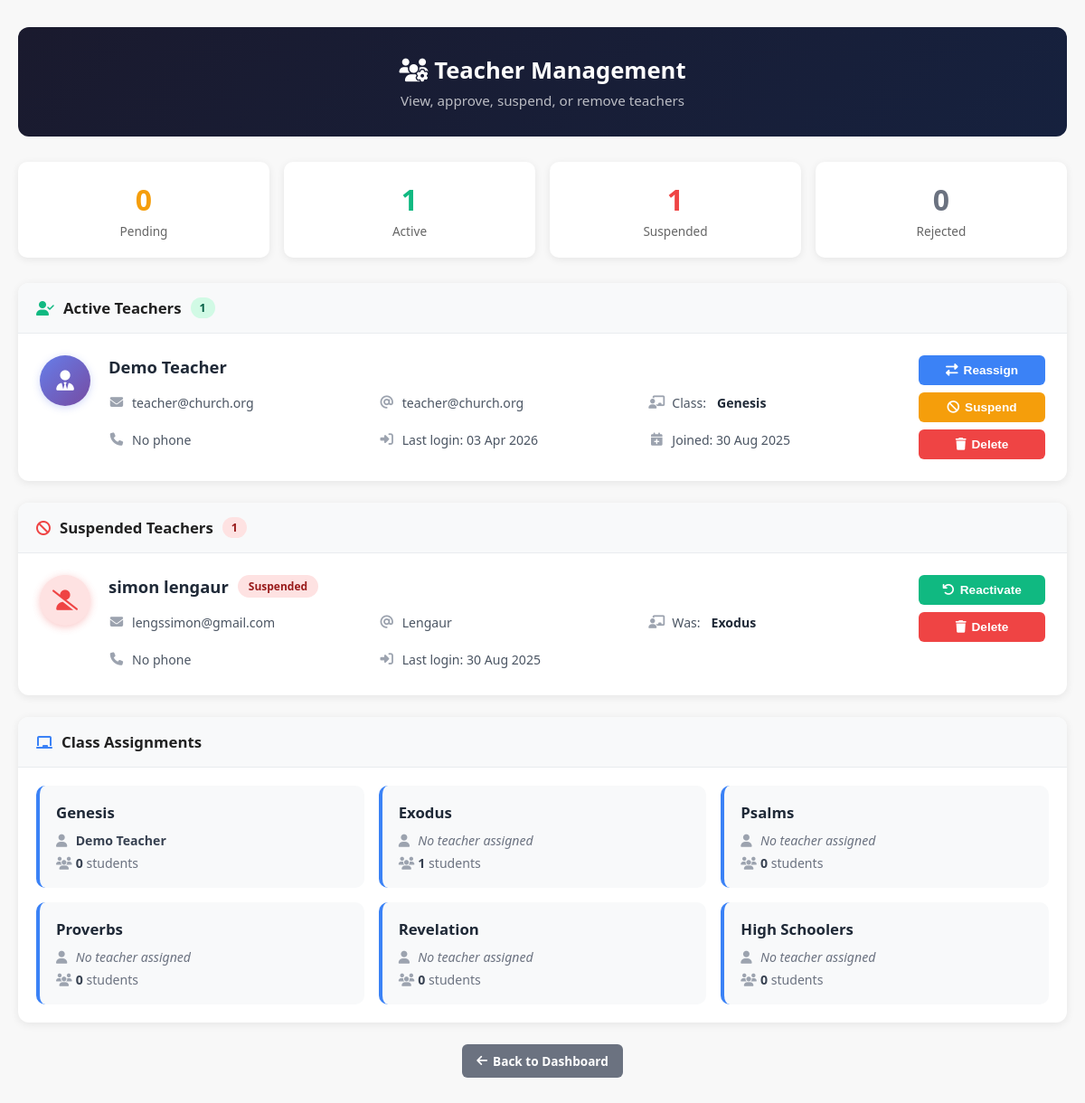
The app's page /admin/teachers (signed in) with its own data.
### app.py (models this page shows)
class User(db.Model):
    id = db.Column(db.Integer, primary_key=True)
    username = db.Column(db.String(80), unique=True, nullable=False)
    password = db.Column(db.String(120), nullable=False)
    role = db.Column(db.String(20), nullable=False, default="teacher")
    full_name = db.Column(db.String(100), nullable=True)
    email = db.Column(db.String(100), unique=True, nullable=True)
    phone = db.Column(db.String(20), nullable=True)
    assigned_class = db.Column(db.String(50), nullable=True)
    preferred_class = db.Column(db.String(50), nullable=True)
    status = db.Column(db.String(20), nullable=False, default="pending")
    registration_message = db.Column(db.Text, nullable=True)
    approved_by = db.Column(db.Integer, db.ForeignKey('user.id'), nullable=True)
    approved_at = db.Column(db.DateTime, nullable=True)
    last_login = db.Column(db.DateTime, nullable=True)
    created_at = db.Column(db.DateTime, nullable=False, default=datetime.now)

### app.py (the view)
@app.route('/admin/teachers', methods=['GET'])
def admin_teachers():
    if not session.get("role") == "admin":
        flash("Access denied.", "danger")
        return redirect(url_for("dashboard"))
    pending_teachers = User.query.filter_by(status='pending', role='teacher').all()
    active_teachers = User.query.filter_by(status='active', role='teacher').all()
    suspended_teachers = User.query.filter_by(status='suspended', role='teacher').all()
    rejected_teachers = User.query.filter_by(status='rejected', role='teacher').all()
    classes = ["Genesis", "Exodus", "Psalms", "Proverbs", "Revelation", "High Schoolers"]
    class_assignments = {}
    for class_name in classes:
        teacher = User.query.filter_by(assigned_class=class_name, status='active').first()
        student_count = Student.query.filter_by(student_class=class_name, status='active').count()
        class_assignments[class_name] = {
            'teacher': teacher,
            'student_count': student_count
        }
    return render_template("admin_teachers.html",
                         pending_teachers=pending_teachers,
                         active_teachers=active_teachers,
                         suspended_teachers=suspended_teachers,
                         rejected_teachers=rejected_teachers,
                         class_assignments=class_assignments,
                         classes=classes)

### app.py (called while the page is built)
@app.context_processor
def inject_now():
    return {'now': datetime.now}

@app.context_processor
def utility_functions():
    def attendance_present(student_id, sunday):
        record = Attendance.query.filter_by(student_id=student_id, date=sunday).first()
        return record.present if record else False
    return dict(attendance_present=attendance_present)

### templates/admin_teachers.html (shortened to what this page needs)
<!DOCTYPE html>
<html lang="en">
<head>
    <link rel="stylesheet" href="https://cdnjs.cloudflare.com/ajax/libs/font-awesome/6.5.0/css/all.min.css">
    <link rel="stylesheet" href="{{ url_for('static', filename='css/styles.css') }}">
</head>
<body>
<div class="tm-wrap">
    <div class="tm-header">
        <h1><i class="fas fa-users-cog"></i> Teacher Management</h1>
        <p>View, approve, suspend, or remove teachers</p>
    </div>
    <div class="stats-row">
        <div class="stat-box"><div class="num num-pending">{{ pending_teachers|length }}</div><div class="lbl">Pending</div></div>
        <div class="stat-box"><div class="num num-active">{{ active_teachers|length }}</div><div class="lbl">Active</div></div>
        <div class="stat-box"><div class="num num-suspended">{{ suspended_teachers|length }}</div><div class="lbl">Suspended</div></div>
        <div class="stat-box"><div class="num num-rejected">{{ rejected_teachers|length }}</div><div class="lbl">Rejected</div></div>
    </div>
    <div class="card">
        <div class="card-head">
            <i class="fas fa-user-check" style="color:#10b981"></i>
            <h2>Active Teachers</h2>
            <span class="pill pill-green">{{ active_teachers|length }}</span>
        </div>
        {% if active_teachers %}
        {% for t in active_teachers %}
        <div class="teacher-card">
            <div class="t-avatar"><i class="fas fa-user-tie"></i></div>
            <div class="t-content">
                <div class="t-name">{{ t.full_name }}</div>
                <div class="t-details">
                    <div class="t-detail-item"><i class="fas fa-envelope"></i> {{ t.email }}</div>
                    <div class="t-detail-item"><i class="fas fa-at"></i> {{ t.username }}</div>
                    <div class="t-detail-item"><i class="fas fa-chalkboard-teacher"></i> Class:<strong>{{ t.assigned_class or 'Unassigned' }}</strong></div>
                    <div class="t-detail-item"><i class="fas fa-phone"></i> {{ t.phone or 'No phone' }}</div>
                    <div class="t-detail-item"><i class="fas fa-sign-in-alt"></i> Last login: {{ t.last_login.strftime('%d %b %Y') if t.last_login else 'Never' }}</div>
                    <div class="t-detail-item"><i class="fas fa-calendar-plus"></i> Joined: {{ t.created_at.strftime('%d %b %Y') }}</div>
                </div>
            </div>
            <div class="t-actions">
                <button class="btn btn-blue" onclick="openReassign({{ t.id }}, '{{ t.assigned_class }}')">
                    <i class="fas fa-exchange-alt"></i> Reassign
                </button>
                <button class="btn btn-yellow" onclick="confirmSuspend({{ t.id }}, '{{ t.full_name }}')">
                    <i class="fas fa-ban"></i> Suspend
                </button>
                <button class="btn btn-red" onclick="confirmDelete({{ t.id }}, '{{ t.full_name }}')">
                    <i class="fas fa-trash"></i> Delete
                </button>
            </div>
        </div>
        {% endfor %}
        {% else %}
        <div class="empty"><i class="fas fa-user-slash"></i><div>No active teachers yet.</div></div>
        {% endif %}
    </div>
    {% if suspended_teachers %}
    <div class="card">
        <div class="card-head">
            <i class="fas fa-ban" style="color:#ef4444"></i>
            <h2>Suspended Teachers</h2>
            <span class="pill pill-red">{{ suspended_teachers|length }}</span>
        </div>
        {% for t in suspended_teachers %}
        <div class="teacher-card">
            <div class="t-avatar" style="background:#fee2e2;color:#ef4444;box-shadow:0 2px 8px rgba(239,68,68,.3)">
                <i class="fas fa-user-slash"></i>
            </div>
            <div class="t-content">
                <div class="t-name">
                    {{ t.full_name }}
                    <span class="suspended-badge">Suspended</span>
                </div>
                <div class="t-details">
                    <div class="t-detail-item"><i class="fas fa-envelope"></i> {{ t.email }}</div>
                    <div class="t-detail-item"><i class="fas fa-at"></i> {{ t.username }}</div>
                    <div class="t-detail-item"><i class="fas fa-chalkboard-teacher"></i> Was:<strong>{{ t.assigned_class or '-' }}</strong></div>
                    <div class="t-detail-item"><i class="fas fa-phone"></i> {{ t.phone or 'No phone' }}</div>
                    <div class="t-detail-item"><i class="fas fa-sign-in-alt"></i> Last login: {{ t.last_login.strftime('%d %b %Y') if t.last_login else 'Never' }}</div>
                </div>
            </div>
            <div class="t-actions">
                <button class="btn btn-green" onclick="openReactivate({{ t.id }}, '{{ t.assigned_class }}')">
                    <i class="fas fa-undo"></i> Reactivate
                </button>
                <button class="btn btn-red" onclick="confirmDelete({{ t.id }}, '{{ t.full_name }}')">
                    <i class="fas fa-trash"></i> Delete
                </button>
            </div>
        </div>
        {% endfor %}
    </div>
    {% endif %}
    <div class="card">
        <div class="card-head">
            <i class="fas fa-chalkboard" style="color:#3b82f6"></i>
            <h2>Class Assignments</h2>
        </div>
        <div style="display:grid;grid-template-columns:repeat(auto-fill,minmax(280px,1fr));gap:16px;padding:20px;">
            {% for cls in classes %}
            {% set info = class_assignments[cls] %}
            <div style="background:#f8f9fa;border-radius:10px;padding:18px;border-left:4px solid #3b82f6;">
                <div style="font-weight:600;font-size:1.05rem;margin-bottom:10px;color:#1f2937;">{{ cls }}</div>
                <div style="color:#6b7280;font-size:.88rem;margin-bottom:6px;">
                    <i class="fas fa-user" style="width:18px;color:#9ca3af"></i>
                    {% if info.teacher %}<strong style="color:#374151">{{ info.teacher.full_name }}</strong>{% else %}<em>No teacher assigned</em>{% endif %}
                </div>
                <div style="color:#6b7280;font-size:.88rem;">
                    <i class="fas fa-users" style="width:18px;color:#9ca3af"></i>
                    <strong style="color:#374151">{{ info.student_count }}</strong> students
                </div>
            </div>
            {% endfor %}
        </div>
    </div>
    <div style="text-align:center;margin-bottom:40px;">
        <a href="{{ url_for('dashboard') }}" class="btn btn-gray">
            <i class="fas fa-arrow-left"></i> Back to Dashboard
        </a>
    </div>
</div>
</body>
</html>

### static/css/styles.css (style rules this page uses)
body { font-family: 'Segoe UI', sans-serif; margin: 0; padding: 0; background-color: #f8f8f8; color: #212121; }

### templates/admin_teachers.html (style rules this page uses)
.tm-wrap { max-width: 1200px; margin: 30px auto; padding: 0 20px; }
.tm-header { background: linear-gradient(135deg, #1a1a2e 0%, #16213e 100%); color: white; padding: 30px; border-radius: 12px; margin-bottom: 28px; text-align: center; }
.tm-header h1 { margin: 0 0 6px; font-size: 1.6rem; }
.tm-header p { margin: 0; opacity: .7; font-size: .95rem; }
.stats-row { display: grid; grid-template-columns: repeat(auto-fit, minmax(160px, 1fr)); gap: 16px; margin-bottom: 28px; }
.stat-box { background: #fff; border-radius: 10px; box-shadow: 0 2px 8px rgba(0,0,0,.08); padding: 20px; text-align: center; }
.stat-box .num { font-size: 2rem; font-weight: 700; }
.stat-box .lbl { color: #666; font-size: .85rem; margin-top: 4px; }
.num-pending { color: #f59e0b; }
.num-active { color: #10b981; }
.num-suspended { color: #ef4444; }
.num-rejected { color: #6b7280; }
.card { background: #fff; border-radius: 12px; box-shadow: 0 2px 10px rgba(0,0,0,.08); margin-bottom: 24px; overflow: hidden; }
.card-head { background: #f8f9fa; padding: 16px 20px; border-bottom: 1px solid #e9ecef; display: flex; align-items: center; gap: 10px; }
.card-head h2 { margin: 0; font-size: 1.05rem; font-weight: 600; }
.pill { padding: 3px 10px; border-radius: 20px; font-size: .78rem; font-weight: 600; }
.pill-green { background: #d1fae5; color: #065f46; }
.pill-red { background: #fee2e2; color: #991b1b; }
.teacher-card { padding: 24px; border-bottom: 1px solid #f0f0f0; display: grid; grid-template-columns: auto 1fr auto; gap: 20px; align-items: start; }
.teacher-card:last-child { border-bottom: none; }
.t-avatar { width: 56px; height: 56px; border-radius: 50%; background: linear-gradient(135deg, #667eea 0%, #764ba2 100%); display: flex; align-items: center; justify-content: center; font-size: 1.4rem; color: white; flex-shrink: 0; box-shadow: 0 2px 8px rgba(102,126,234,.3); }
.t-content { flex: 1; min-width: 0; }
.t-name { font-weight: 600; font-size: 1.15rem; margin-bottom: 12px; color: #1f2937; display: flex; align-items: center; gap: 10px; }
.t-details { display: grid; grid-template-columns: repeat(auto-fit, minmax(240px, 1fr)); gap: 10px 20px; margin-bottom: 0; }
.t-detail-item { display: flex; align-items: center; gap: 8px; color: #4b5563; font-size: .88rem; padding: 6px 0; }
.t-detail-item i { width: 18px; text-align: center; color: #9ca3af; font-size: .9rem; }
.t-detail-item strong { color: #1f2937; font-weight: 600; margin-left: 4px; }
.t-actions { display: flex; gap: 8px; flex-direction: column; align-items: stretch; min-width: 140px; }
.btn { padding: 9px 16px; border: none; border-radius: 6px; cursor: pointer; font-size: .85rem; font-weight: 600; text-decoration: none; display: inline-flex; align-items: center; justify-content: center; gap: 6px; transition: all .2s; white-space: nowrap; }
.btn-green { background: #10b981; color: #fff; }
.btn-red { background: #ef4444; color: #fff; }
.btn-yellow { background: #f59e0b; color: #fff; }
.btn-blue { background: #3b82f6; color: #fff; }
.btn-gray { background: #6b7280; color: #fff; }
.suspended-badge { display: inline-block; padding: 4px 12px; background: #fee2e2; color: #991b1b; border-radius: 20px; font-size: .75rem; font-weight: 600; }

### records on screen
User: full_name "Demo Teacher", email "teacher@church.org", username "teacher@church.org", assigned_class "Genesis", phone "No phone", last_login "03 Apr 2026", created_at "30 Aug 2025", teacher.full_name "Demo Teacher"
User: full_name "simon lengaur", email "lengssimon@gmail.com", username "Lengaur", assigned_class "Exodus", phone "No phone", last_login "30 Aug 2025", cls "Exodus", shows "No teacher assigned", student_count "1"

### other values on screen
{{ pending_teachers|length }} "0"
{{ active_teachers|length }} "1"
{{ suspended_teachers|length }} "1"
{{ rejected_teachers|length }} "0"
{{ cls }} "Genesis" "Psalms" "Proverbs" "Revelation" "High Schoolers"
{{ info.student_count }} "0" "0" "0" "0" "0"
